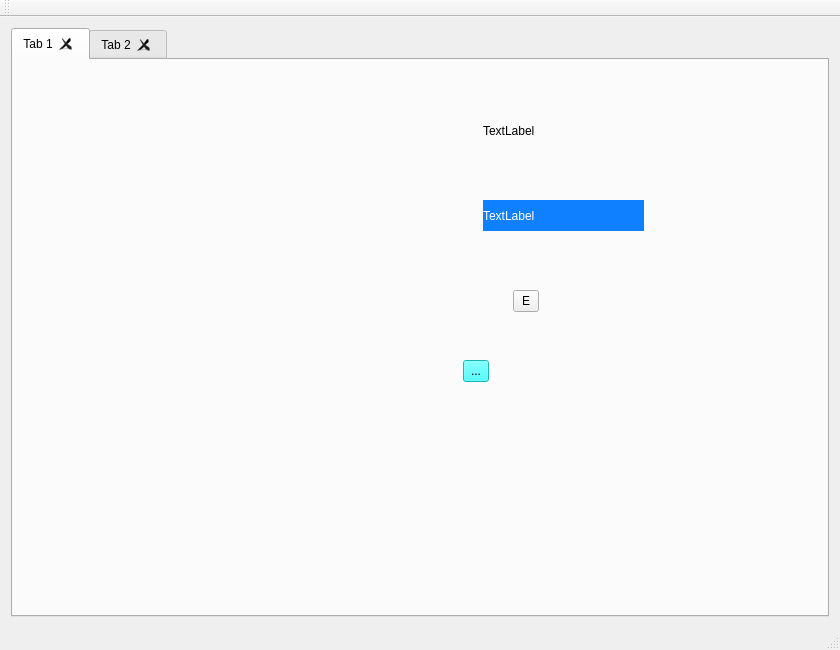
<?xml version="1.0" encoding="UTF-8"?>
<ui version="4.0">
 <class>TestWindow</class>
 <widget class="QMainWindow" name="TestWindow">
  <property name="geometry">
   <rect>
    <x>0</x>
    <y>0</y>
    <width>840</width>
    <height>650</height>
   </rect>
  </property>
  <property name="windowTitle">
   <string>TestWindow</string>
  </property>
  <widget class="QWidget" name="centralWidget">
   <layout class="QGridLayout" name="gridLayout">
    <item row="0" column="0">
     <widget class="QTabWidget" name="tabWidget">
      <property name="usesScrollButtons">
       <bool>true</bool>
      </property>
      <property name="tabsClosable">
       <bool>true</bool>
      </property>
      <widget class="QWidget" name="tab">
       <attribute name="title">
        <string>Tab 1</string>
       </attribute>
       <widget class="QLabel" name="label">
        <property name="geometry">
         <rect>
          <x>470</x>
          <y>50</y>
          <width>161</width>
          <height>41</height>
         </rect>
        </property>
        <property name="text">
         <string>TextLabel</string>
        </property>
       </widget>
       <widget class="QLabel" name="label_2">
        <property name="geometry">
         <rect>
          <x>470</x>
          <y>140</y>
          <width>161</width>
          <height>31</height>
         </rect>
        </property>
        <property name="styleSheet">
         <string notr="true">background-color: rgb(15, 128, 255);
color: rgb(255, 255, 255);</string>
        </property>
        <property name="text">
         <string>TextLabel</string>
        </property>
       </widget>
       <widget class="DFToolBtn" name="toolButton">
        <property name="geometry">
         <rect>
          <x>500</x>
          <y>230</y>
          <width>26</width>
          <height>22</height>
         </rect>
        </property>
        <property name="text">
         <string>E</string>
        </property>
        <property name="checkable">
         <bool>true</bool>
        </property>
       </widget>
       <widget class="QToolButton" name="toolButton_2">
        <property name="geometry">
         <rect>
          <x>450</x>
          <y>300</y>
          <width>26</width>
          <height>22</height>
         </rect>
        </property>
        <property name="styleSheet">
         <string notr="true">background-color: rgb(32, 255, 255);
selection-background-color: rgb(252, 2, 255);</string>
        </property>
        <property name="text">
         <string>...</string>
        </property>
       </widget>
      </widget>
      <widget class="QWidget" name="tab_2">
       <attribute name="title">
        <string>Tab 2</string>
       </attribute>
      </widget>
     </widget>
    </item>
   </layout>
  </widget>
  <widget class="QMenuBar" name="menuBar">
   <property name="geometry">
    <rect>
     <x>0</x>
     <y>0</y>
     <width>840</width>
     <height>22</height>
    </rect>
   </property>
  </widget>
  <widget class="QToolBar" name="mainToolBar">
   <attribute name="toolBarArea">
    <enum>TopToolBarArea</enum>
   </attribute>
   <attribute name="toolBarBreak">
    <bool>false</bool>
   </attribute>
  </widget>
  <widget class="QStatusBar" name="statusBar"/>
 </widget>
 <layoutdefault spacing="6" margin="11"/>
 <customwidgets>
  <customwidget>
   <class>DFToolBtn</class>
   <extends>QToolButton</extends>
   <header>dftoolbtn.h</header>
  </customwidget>
 </customwidgets>
 <resources/>
 <connections/>
</ui>
